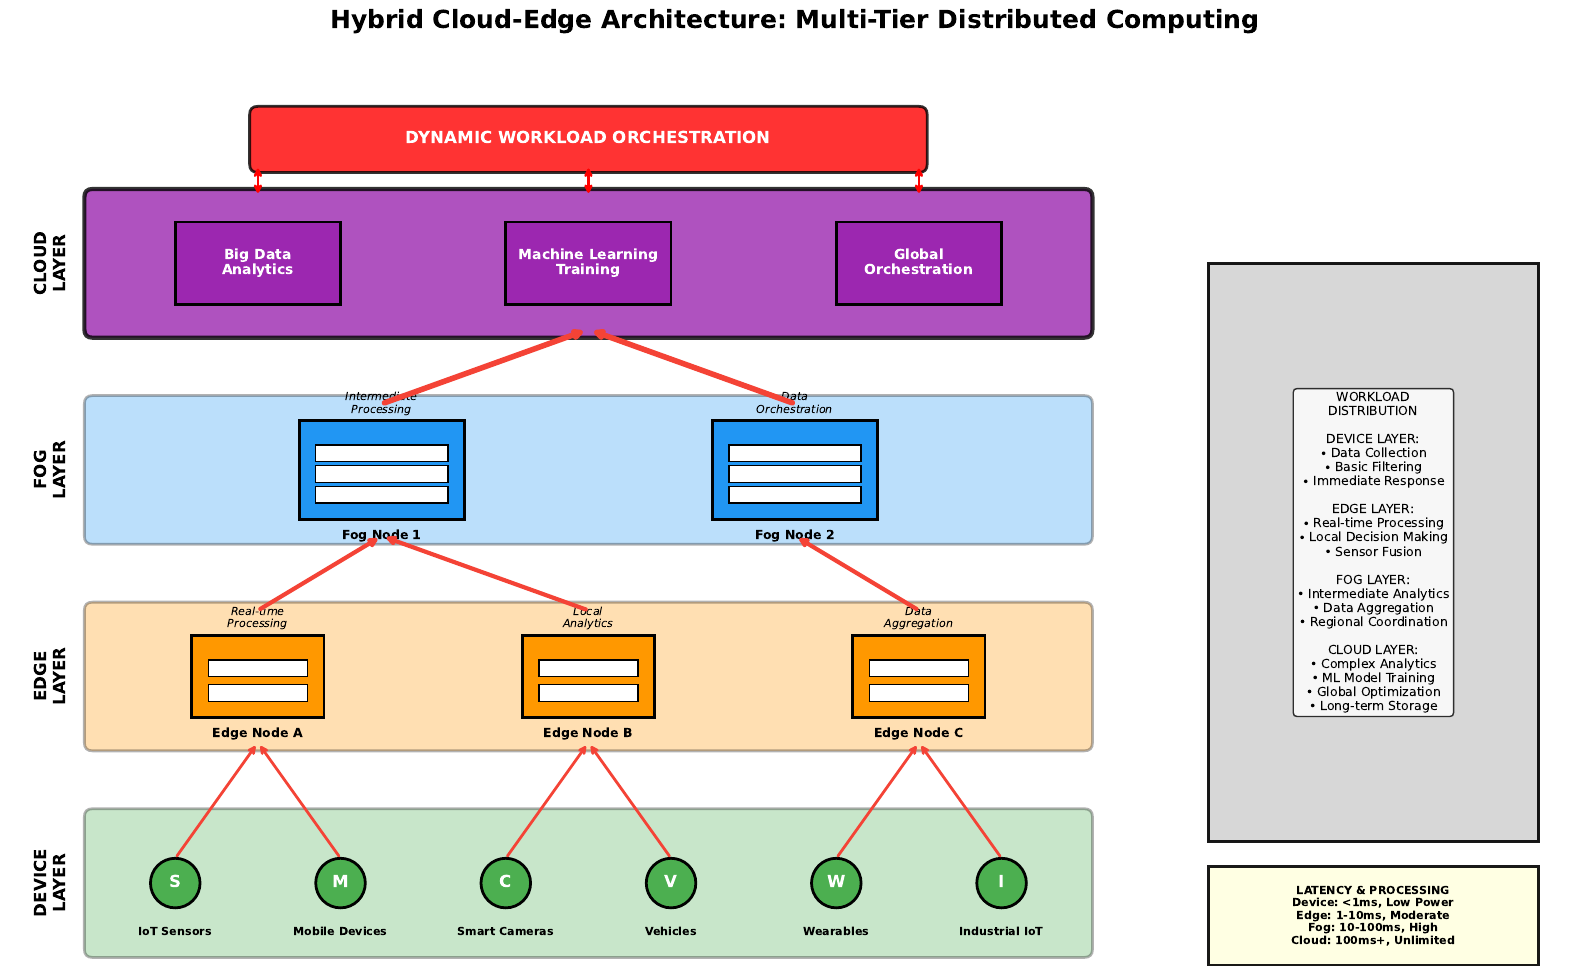

Recreate this plot in Python.
import matplotlib.pyplot as plt
import matplotlib.patches as patches
from matplotlib.patches import FancyBboxPatch, Rectangle, Circle, Polygon
import numpy as np

# Create figure and axis
fig, ax = plt.subplots(1, 1, figsize=(16, 12))

# Define colors
colors = {
    'device': '#4CAF50',
    'edge': '#FF9800', 
    'fog': '#2196F3',
    'cloud': '#9C27B0',
    'data_flow': '#F44336'
}

# Device Layer (Bottom)
device_y = 1.5
devices = [
    {'name': 'IoT Sensors', 'x': 2, 'icon': 'S'},
    {'name': 'Mobile Devices', 'x': 4, 'icon': 'M'},
    {'name': 'Smart Cameras', 'x': 6, 'icon': 'C'},
    {'name': 'Vehicles', 'x': 8, 'icon': 'V'},
    {'name': 'Wearables', 'x': 10, 'icon': 'W'},
    {'name': 'Industrial IoT', 'x': 12, 'icon': 'I'}
]

# Draw Device Layer
device_layer_box = FancyBboxPatch((1, device_y-0.8), 12, 1.6,
                                 boxstyle="round,pad=0.1", facecolor=colors['device'],
                                 edgecolor='black', linewidth=2, alpha=0.3)
ax.add_patch(device_layer_box)

ax.text(0.5, device_y, 'DEVICE\nLAYER', ha='center', va='center', 
        fontsize=12, fontweight='bold', rotation=90)

for device in devices:
    device_circle = Circle((device['x'], device_y), 0.3, facecolor=colors['device'], 
                          edgecolor='black', linewidth=2)
    ax.add_patch(device_circle)
    ax.text(device['x'], device_y, device['icon'], ha='center', va='center', 
            fontsize=12, fontweight='bold', color='white')
    ax.text(device['x'], device_y-0.6, device['name'], ha='center', va='center', 
            fontsize=8, fontweight='bold')

# Edge Layer
edge_y = 4
edge_nodes = [
    {'name': 'Edge Node A', 'x': 3, 'capability': 'Real-time\nProcessing'},
    {'name': 'Edge Node B', 'x': 7, 'capability': 'Local\nAnalytics'},
    {'name': 'Edge Node C', 'x': 11, 'capability': 'Data\nAggregation'}
]

# Draw Edge Layer
edge_layer_box = FancyBboxPatch((1, edge_y-0.8), 12, 1.6,
                               boxstyle="round,pad=0.1", facecolor=colors['edge'],
                               edgecolor='black', linewidth=2, alpha=0.3)
ax.add_patch(edge_layer_box)

ax.text(0.5, edge_y, 'EDGE\nLAYER', ha='center', va='center', 
        fontsize=12, fontweight='bold', rotation=90)

for edge in edge_nodes:
    edge_box = Rectangle((edge['x']-0.8, edge_y-0.5), 1.6, 1, 
                        facecolor=colors['edge'], edgecolor='black', linewidth=2)
    ax.add_patch(edge_box)
    
    # Add server representation
    for i in range(2):
        server_rect = Rectangle((edge['x']-0.6, edge_y-0.3+i*0.3), 1.2, 0.2, 
                               facecolor='white', edgecolor='black', linewidth=1)
        ax.add_patch(server_rect)
    
    ax.text(edge['x'], edge_y-0.7, edge['name'], ha='center', va='center', 
            fontsize=9, fontweight='bold')
    ax.text(edge['x'], edge_y+0.7, edge['capability'], ha='center', va='center', 
            fontsize=8, style='italic')

# Fog Layer
fog_y = 6.5
fog_nodes = [
    {'name': 'Fog Node 1', 'x': 4.5, 'capability': 'Intermediate\nProcessing'},
    {'name': 'Fog Node 2', 'x': 9.5, 'capability': 'Data\nOrchestration'}
]

# Draw Fog Layer
fog_layer_box = FancyBboxPatch((1, fog_y-0.8), 12, 1.6,
                              boxstyle="round,pad=0.1", facecolor=colors['fog'],
                              edgecolor='black', linewidth=2, alpha=0.3)
ax.add_patch(fog_layer_box)

ax.text(0.5, fog_y, 'FOG\nLAYER', ha='center', va='center', 
        fontsize=12, fontweight='bold', rotation=90)

for fog in fog_nodes:
    fog_box = Rectangle((fog['x']-1, fog_y-0.6), 2, 1.2, 
                       facecolor=colors['fog'], edgecolor='black', linewidth=2)
    ax.add_patch(fog_box)
    
    # Add multiple server representation
    for i in range(3):
        server_rect = Rectangle((fog['x']-0.8, fog_y-0.4+i*0.25), 1.6, 0.2, 
                               facecolor='white', edgecolor='black', linewidth=1)
        ax.add_patch(server_rect)
    
    ax.text(fog['x'], fog_y-0.8, fog['name'], ha='center', va='center', 
            fontsize=9, fontweight='bold')
    ax.text(fog['x'], fog_y+0.8, fog['capability'], ha='center', va='center', 
            fontsize=8, style='italic')

# Cloud Layer
cloud_y = 9
cloud_box = FancyBboxPatch((1, cloud_y-0.8), 12, 1.6,
                          boxstyle="round,pad=0.1", facecolor=colors['cloud'],
                          edgecolor='black', linewidth=3, alpha=0.8)
ax.add_patch(cloud_box)

ax.text(0.5, cloud_y, 'CLOUD\nLAYER', ha='center', va='center', 
        fontsize=12, fontweight='bold', rotation=90)

# Cloud services
cloud_services = [
    {'name': 'Big Data\nAnalytics', 'x': 3},
    {'name': 'Machine Learning\nTraining', 'x': 7},
    {'name': 'Global\nOrchestration', 'x': 11}
]

for service in cloud_services:
    service_box = Rectangle((service['x']-1, cloud_y-0.5), 2, 1, 
                           facecolor=colors['cloud'], edgecolor='black', linewidth=2)
    ax.add_patch(service_box)
    ax.text(service['x'], cloud_y, service['name'], ha='center', va='center', 
            fontsize=10, fontweight='bold', color='white')

# Data Flow Arrows
# Device to Edge connections
device_edge_connections = [(2, 3), (4, 3), (6, 7), (8, 7), (10, 11), (12, 11)]
for dev_x, edge_x in device_edge_connections:
    ax.annotate('', xy=(edge_x, edge_y-0.8), xytext=(dev_x, device_y+0.3),
                arrowprops=dict(arrowstyle='->', lw=2, color=colors['data_flow']))

# Edge to Fog connections
ax.annotate('', xy=(4.5, fog_y-0.8), xytext=(3, edge_y+0.8),
            arrowprops=dict(arrowstyle='->', lw=3, color=colors['data_flow']))
ax.annotate('', xy=(4.5, fog_y-0.8), xytext=(7, edge_y+0.8),
            arrowprops=dict(arrowstyle='->', lw=3, color=colors['data_flow']))
ax.annotate('', xy=(9.5, fog_y-0.8), xytext=(11, edge_y+0.8),
            arrowprops=dict(arrowstyle='->', lw=3, color=colors['data_flow']))

# Fog to Cloud connections
ax.annotate('', xy=(7, cloud_y-0.8), xytext=(4.5, fog_y+0.8),
            arrowprops=dict(arrowstyle='->', lw=4, color=colors['data_flow']))
ax.annotate('', xy=(7, cloud_y-0.8), xytext=(9.5, fog_y+0.8),
            arrowprops=dict(arrowstyle='->', lw=4, color=colors['data_flow']))

# Workload Distribution Panel
workload_box = Rectangle((14.5, 2), 4, 7, facecolor='lightgray', 
                        edgecolor='black', linewidth=2, alpha=0.9)
ax.add_patch(workload_box)

workload_text = """WORKLOAD
DISTRIBUTION

DEVICE LAYER:
• Data Collection
• Basic Filtering
• Immediate Response

EDGE LAYER:
• Real-time Processing
• Local Decision Making
• Sensor Fusion

FOG LAYER:
• Intermediate Analytics
• Data Aggregation
• Regional Coordination

CLOUD LAYER:
• Complex Analytics
• ML Model Training
• Global Optimization
• Long-term Storage"""

ax.text(16.5, 5.5, workload_text, ha='center', va='center', 
        fontsize=9, bbox=dict(boxstyle="round,pad=0.3", facecolor='white', alpha=0.8))

# Latency and Processing Power Indicators
latency_box = Rectangle((14.5, 0.5), 4, 1.2, facecolor='lightyellow', 
                       edgecolor='black', linewidth=2, alpha=0.9)
ax.add_patch(latency_box)

latency_text = """LATENCY & PROCESSING
Device: <1ms, Low Power
Edge: 1-10ms, Moderate
Fog: 10-100ms, High
Cloud: 100ms+, Unlimited"""

ax.text(16.5, 1.1, latency_text, ha='center', va='center', 
        fontsize=8, fontweight='bold')

# Dynamic Orchestration
orchestration_y = 10.5
orchestration_box = FancyBboxPatch((3, orchestration_y-0.3), 8, 0.6,
                                  boxstyle="round,pad=0.1", facecolor='red',
                                  edgecolor='black', linewidth=2, alpha=0.8)
ax.add_patch(orchestration_box)
ax.text(7, orchestration_y, 'DYNAMIC WORKLOAD ORCHESTRATION', 
        ha='center', va='center', fontsize=12, fontweight='bold', color='white')

# Bidirectional arrows for orchestration
for x in [3, 7, 11]:
    ax.annotate('', xy=(x, cloud_y+0.8), xytext=(x, orchestration_y-0.3),
                arrowprops=dict(arrowstyle='<->', lw=2, color='red'))

# Set title
ax.set_title('Hybrid Cloud-Edge Architecture: Multi-Tier Distributed Computing', 
             fontsize=18, fontweight='bold', pad=20)

# Configure axes
ax.set_xlim(0, 19)
ax.set_ylim(0.5, 11.5)
ax.set_aspect('equal')
ax.axis('off')

plt.tight_layout()
plt.savefig('/workspace/diagram_4_hybrid_architecture.png', dpi=300, bbox_inches='tight')
plt.savefig('/workspace/diagram_4_hybrid_architecture.pdf', bbox_inches='tight')
plt.show()